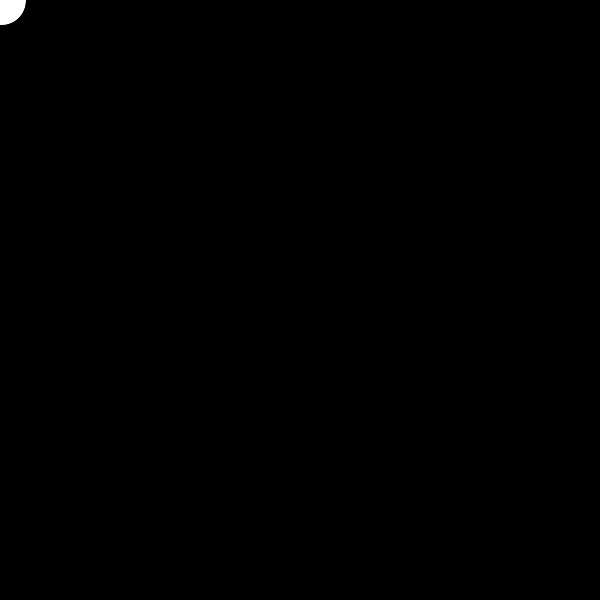
Frame 1 (no input)
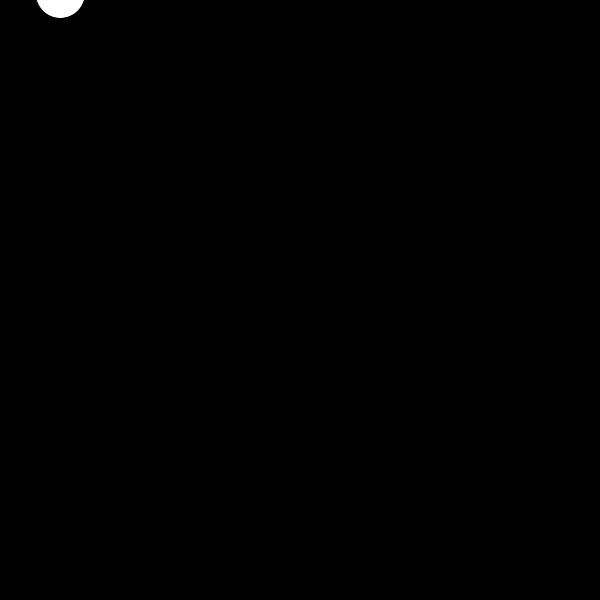
Frame 60 (the mouse pressed at the canvas centre just before this capture)
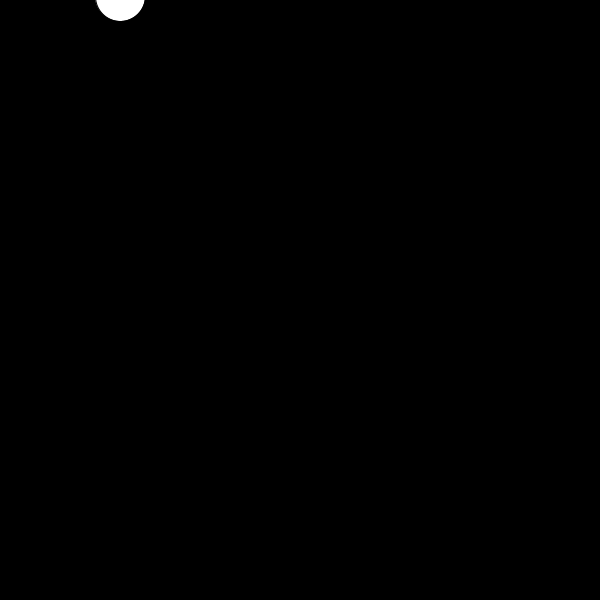
Frame 120 (the mouse held since frame 60 and released just before this capture)

The Processing sketch that drew these frames (run headless with seeded random() and noise(); from frame 60 on, the mouse is pressed at the canvas centre):

// Processing sketch: Question3
// ── Question3.pde
//didn't get to this one so I did a quick sloppy way 
//of increasing amplitude and then resetting once it reaches width

int size = 50; 
float xPos = 0;
float yPos = 0;
float theta; 
float ampl; 

void setup() {
  size(600, 600);
  ampl = 1;
}
void draw() {
  background(0); 

  theta += 0.5; 

  if(xPos>=width){
    xPos=0;
    ampl = 0;
  }

  xPos += 1; 

  //use the map function for ampl 
ampl+=.1;

  //fix yPos 
  yPos = sin(theta)*ampl; 

  fill(255); 
  ellipse(xPos, yPos, size, size);
}
